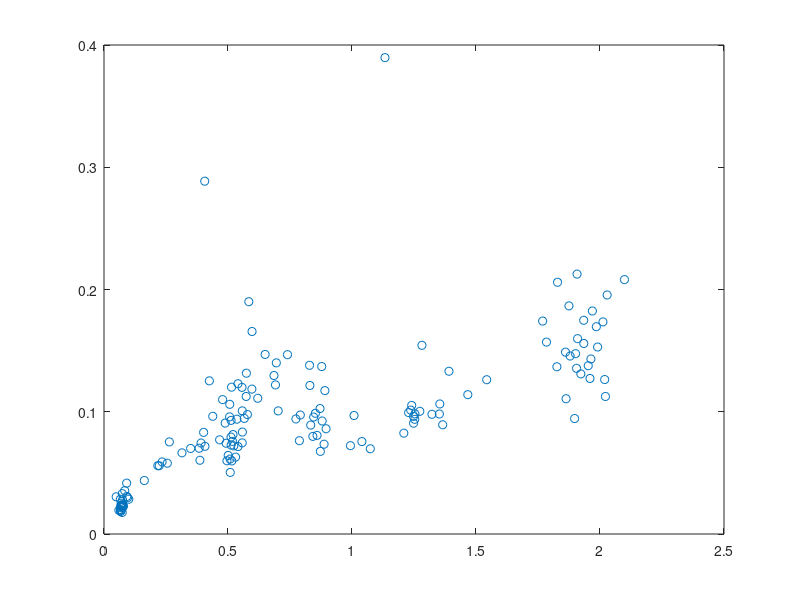

MATLAB code to generate this figure: (Note: this script raises an error after producing the figure.)
%Plots Standard Deviation vs Mean Velocity for all Subjects (and all trials) on one graph

close all
clear all

%velocity fluctuations of all speeds
load SubjectData.mat
MVel = [Data(1).MeanVel';Data(2).MeanVel';Data(3).MeanVel';Data(4).MeanVel';Data(5).MeanVel';Data(6).MeanVel';Data(7).MeanVel';Data(8).MeanVel';Data(9).MeanVel';Data(10).MeanVel'];
SVel = [Data(1).StdVel';Data(2).StdVel';Data(3).StdVel';Data(4).StdVel';Data(5).StdVel';Data(6).StdVel';Data(7).StdVel';Data(8).StdVel';Data(9).StdVel';Data(10).StdVel'];



%%%%%%%%%%%%%%%%%%
Ratio = SVel./MVel; % CV


[K,I]=sort(MVel);
% L = Ratio(I);

L = SVel(I);

%take out bad data points
a=find(K==1);
b=find(K==-1);
K(a)=[];
K(b)=[];
L(a)=[];
L(b)=[];

plot(K/(2*pi*.1),L/(2*pi*.1),'o');
h = lsline;
p2 = polyfit(get(h,'xdata'),get(h,'ydata'),1);


% Find R^2 value

x= K/(2*pi*.1);
y =L/(2*pi*.1);
p3 = polyfit(x,y,1);
% x= get(h,'xdata');
% y = get(h,'ydata');
yfit = polyval(p3,x);
yresid = y - yfit;
SSresid = sum(yresid.^2);
SStotal = (length(y)-1) * var(y);
rsq = 1 - SSresid/SStotal;



xlabel('Mean Velocity (rev/s)')
% ylabel('Coefficient of Variation')
ylabel('Standard Deviation (rev/s)')
title('Velocity Fluctuations - All Subjects (both CW and CCW)')

% legend(['y = ' num2str(round(p2(1),2)) 'x + ' num2str(round(p2(2),2))],'Location','east')
legend(['y = ' num2str(round(p2(1),2)) 'x + ' num2str(round(p2(2),2))],['R^2 = ' num2str(round(rsq,2))],'Location','east')
set(gca, 'FontSize', 14, 'FontWeight', 'bold');
y1=get(gca,'ylim')

hold on

plot([0.075 0.075],y1)
text(0.075+0.01,0.3,'Slow','Rotation',90,'FontSize',12)
hold on
plot([0.5 .5],y1)
text(0.5+0.01,0.3,'Med','Rotation',90,'FontSize',12)
hold on
plot([2 2],y1)
text(2+0.01,.3,'Fast','Rotation',90,'FontSize',12)


hold on 

% Values for mean slow, med, and fast and std were calculated offline
M1 = 0.0728; 
ss1 = 0.0099;
ha1 = area([M1-ss1 M1+ss1], [1.2 1.2],'FaceAlpha',0.2);
hold on 
M2 = 0.5219;
ss2 = 0.0293;
ha2 = area([M2-ss2 M2+ss2], [1.2 1.2],'FaceAlpha',0.2);
hold on 
M3 = 1.9149;
ss3 = 0.0691;
ha3 = area([M3-ss3 M3+ss3], [1.2 1.2],'FaceAlpha',0.2);
% axis([0 2.5 0 0.8])
axis([0 2.5 0 0.4])